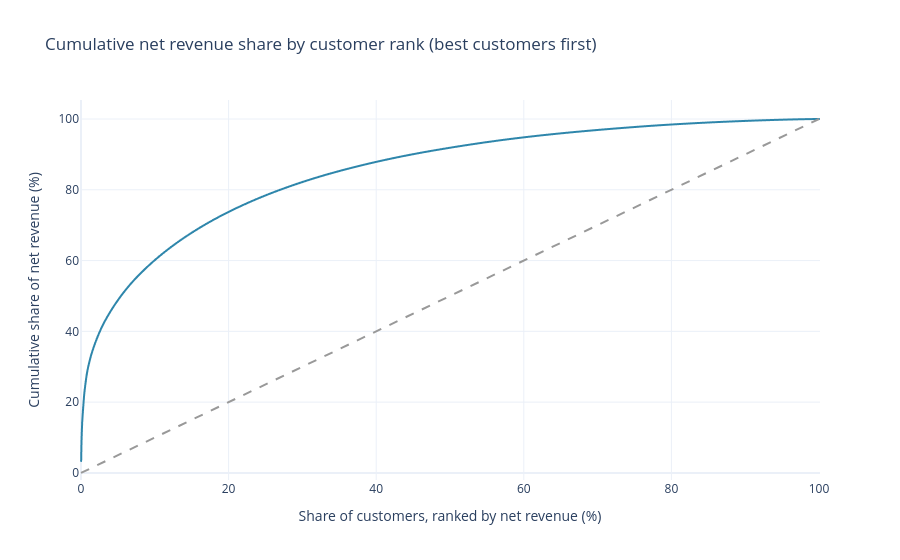

The notebook cell saved with this chart:
### Markdown cell above
### 3.2 Revenue concentration

**Question:** How much of net revenue comes from the best customers?

### Code cell
cust_ranked = (
    cust_statistic.sort('net_revenue', descending=True)
    .with_columns(
        **{'customer_rank_%': pl.int_range(1, pl.len() + 1) / pl.len() * 100,
           'cum_revenue_share_%': pl.col('net_revenue').cum_sum() / pl.col('net_revenue').sum() * 100}
    )
)
total_cust_revenue = cust_ranked['net_revenue'].sum()
top10_cust_share = cust_ranked.filter(pl.col('customer_rank_%') <= 10)['net_revenue'].sum() / total_cust_revenue * 100
top20_cust_share = cust_ranked.filter(pl.col('customer_rank_%') <= 20)['net_revenue'].sum() / total_cust_revenue * 100
bottom50_cust_share = cust_ranked.filter(pl.col('customer_rank_%') > 50)['net_revenue'].sum() / total_cust_revenue * 100
mean_rev, median_rev = cust_statistic['net_revenue'].mean(), cust_statistic['net_revenue'].median()

fig_conc = px.line(
    cust_ranked, x='customer_rank_%', y='cum_revenue_share_%', template='plotly_white',
    title='Cumulative net revenue share by customer rank (best customers first)',
    labels={'customer_rank_%': 'Share of customers, ranked by net revenue (%)', 'cum_revenue_share_%': 'Cumulative share of net revenue (%)'}
)
fig_conc.update_traces(line_color=BLUE)
fig_conc.add_shape(type='line', x0=0, y0=0, x1=100, y1=100, line=dict(dash='dash', color='#999999'))
fig_conc.show()

print(f'Mean vs median net revenue per customer : {mean_rev:,.0f} vs {median_rev:,.0f} ({mean_rev / median_rev:.1f}x -> right-skewed)')
print(f'Takeaway: the top 10% of customers bring {top10_cust_share:.1f}% of net revenue and the top 20% bring {top20_cust_share:.1f}%; the bottom 50% bring {bottom50_cust_share:.1f}%.')

### Figure 1 — Plotly figure (JSON) as saved in the notebook; plotly's stock layout.template omitted (floating-point values rounded to 4 significant figures; data arrays with more than 128 entries replaced by an {"elided": "..."} marker saying what was removed)
{"data": [{"hovertemplate": "Share of customers, ranked by net revenue (%)=%{x}<br>Cumulative share of net revenue (%)=%{y}<extra></extra>", "legendgroup": "", "line": {"color": "#2E86AB", "dash": "solid"}, "marker": {"symbol": "circle"}, "mode": "lines", "name": "", "showlegend": false, "type": "scattergl", "x": {"elided": "4320 float values"}, "xaxis": "x", "y": {"elided": "4320 float values"}, "yaxis": "y"}], "layout": {"legend": {"tracegroupgap": 0}, "shapes": [{"line": {"color": "#999999", "dash": "dash"}, "type": "line", "x0": 0, "x1": 100, "y0": 0, "y1": 100}], "title": {"text": "Cumulative net revenue share by customer rank (best customers first)"}, "xaxis": {"anchor": "y", "domain": [0, 1], "title": {"text": "Share of customers, ranked by net revenue (%)"}}, "yaxis": {"anchor": "x", "domain": [0, 1], "title": {"text": "Cumulative share of net revenue (%)"}}}}
